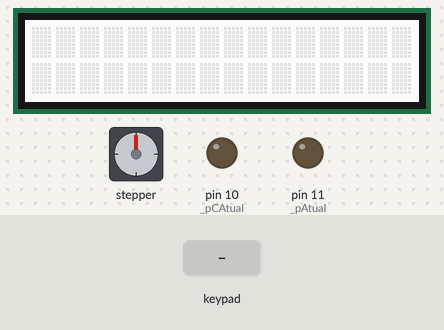
Simulated run of this sketch. Board: Arduino Mega 2560, built with avr-gcc and run on an emulated ATmega2560. Parts: 16×2 character LCD, stepper motor, output pins drawn as LEDs (lit = HIGH). Inputs (shaded band) come from the test bench. Stepper angles assume 4 steps per turn.

Above: at 1.2 s.
1.3 s: key '*' pressed
At 1.9 s:
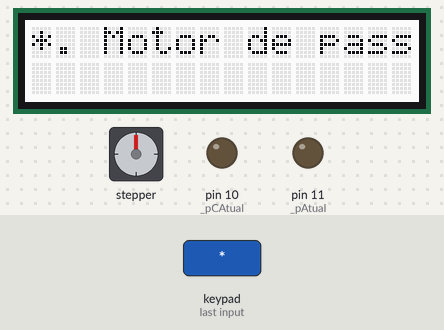
2.8 s: keypad keys 1 3 9 7 2 2 2 2 # pressed 0.4 s apart
At 5.6 s:
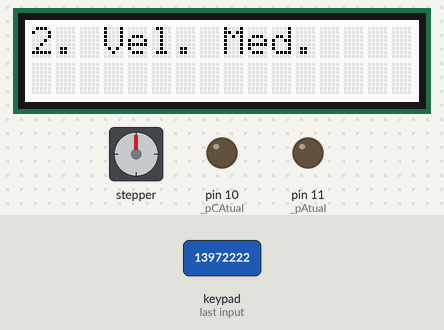
7.9 s: keypad keys 3 5 3 6 3 7 pressed 0.4 s apart
At 10.0 s:
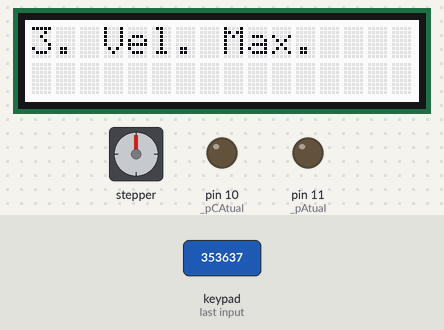
11.8 s: key '4' pressed
At 12.2 s:
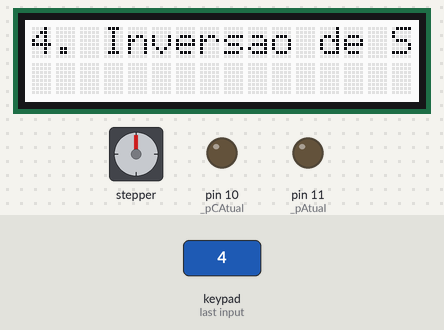
13.3 s: key '0' pressed
At 14.2 s:
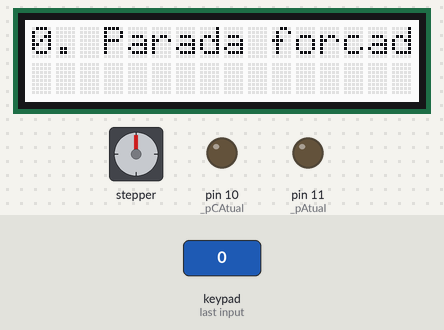
14.8 s: keypad keys 3 4 3 3 3 2 3 1 * pressed 0.4 s apart
At 18.3 s:
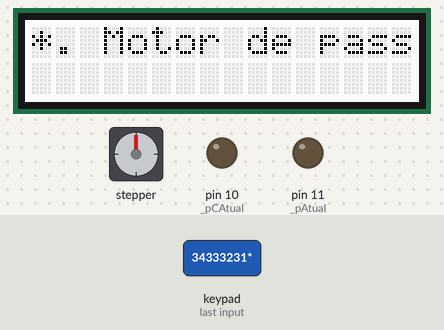
Timing chart, 0 to 19.8 s (numbered marks = the images above; inputs shaded):
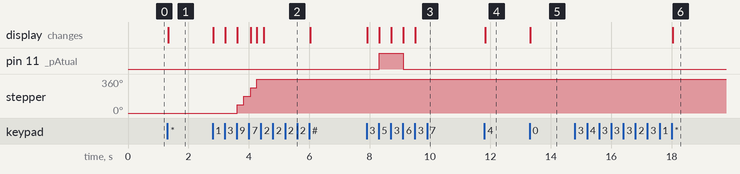

The sketch:

Motores_Arduino.ino
```cpp
/*
 Controle de Motores usando Arduino
 Alunos:  Bruna Zamith      628093
          Vinicius Peixoto  628263
 Professor: Edílson Kato
 */

#include <rgb_lcd.h>
#include <Keypad.h>
#include <Stepper.h>

rgb_lcd lcd;

int _condic[4] = {0,1,2,3};
int _revCondic[4] ={0,-3,-2,-1};
int _graus[4] = {0,90,180,270};

char comando = '0';
boolean _cstep = 0;
boolean _cdc = 0;

const byte rows = 4; //four rows
const byte cols = 3; //three columns
char keys[rows][cols] = { {'1','2','3'},
                          {'4','5','6'},
                          {'7','8','9'},
                          {'*','0','#'}};
byte rowPins[rows] = {34, 33, 32, 31}; //connect to the row pinouts of the keypad
byte colPins[cols] = {35, 36, 37}; //connect to the column pinouts of the keypad
Keypad keypad = Keypad( makeKeymap(keys), rowPins, colPins, rows, cols );

// Motor de passo
const int stepsPerRevolution = 4;
Stepper myStepper(stepsPerRevolution, 50, 51, 52, 53);
int _directionStep = 1;
boolean _runningStep = 0;
int _countStep = 0;

// Motor DC
const int _pHorario = 11;
const int _pAntiHorario = 10;
boolean _runningDC = 0;
int _velDC = 0;
int _pAtual = _pHorario;
int _pCAtual = _pAntiHorario;

// Velocidades
const int _min = 10;
const int _med = 40;
const int _max = 75;
const int _dcmin = 64;
const int _dcmed = 128;
const int _dcmax = 255;


void setup() {
  // Display LCD
   lcd.begin(16, 2);
}

void loop() {
    comando = keypad.getKey();

    if(comando=='0'){
        lcd.clear();
        lcd.print("0. Parada forcada");
        lcd.setCursor(0,0);
        _runningStep = 0;
        _runningDC = 0;
        _cstep = 0;
        _cdc = 0;
        analogWrite(_pAtual,0);
        analogWrite(_pCAtual,0);
    }

    else if(comando =='*'){
        lcd.clear();
        lcd.print("*. Motor de passo selecionado");
        lcd.setCursor(0,0);
        _cstep = !_cstep;
        _cdc = 0;
    }

    else if(comando =='#'){
      lcd.clear();
      lcd.print("#. Motor DC selecionado");
      lcd.setCursor(0,0);
      _cdc = !_cdc;
      _cstep = 0;
    }

    if(_cstep){
      if(comando=='1'){
        lcd.clear();
        lcd.print("1. Vel. Min.");
        lcd.setCursor(0,0);
        myStepper.setSpeed(_min);
      }
      else if(comando=='2'){
        lcd.clear();
        lcd.print("2. Vel. Med.");
        lcd.setCursor(0,0);
        myStepper.setSpeed(_med);
      }
      else if(comando=='3'){
        lcd.clear();
        lcd.print("3. Vel. Max.");
        lcd.setCursor(0,0);
        myStepper.setSpeed(_max);
      }
      else if(comando=='4'){
        lcd.clear();
        lcd.print("4. Inversao de Sentido");
        lcd.setCursor(0,0);
        _directionStep = _directionStep * -1;
        if(_countStep == _condic[0]){
          _countStep = _revCondic[0];
        }
        else if(_countStep == _condic[1]){
          _countStep = _revCondic[1];
        }
        else if(_countStep == _condic[2]){
          _countStep = _revCondic[2];
        }
        else if(_countStep == _condic[3]){
          _countStep = _revCondic[3];
        }
        else if(_countStep == _revCondic[0]){
          _countStep = _condic[0];
        }
        else if(_countStep == _revCondic[1]){
          _countStep = _condic[1];
        }
        else if(_countStep == _revCondic[2]){
          _countStep = _condic[2];
        }
        else if(_countStep == _revCondic[3]){
          _countStep = _condic[3];
        }
      }
      else if(comando=='5'){
        lcd.clear();
        lcd.print("5. Running");
        lcd.setCursor(0,0);
        _runningStep = 1;
      }
      else if(comando=='6'){
        lcd.clear();
        lcd.print("6. Stop");
        lcd.setCursor(0,0);
        _runningStep = 0;
      }
      else if(comando=='7'){
        lcd.clear();
        lcd.print("7. 0 graus");
        lcd.setCursor(0,0);
        if(_directionStep==1){
          while(_countStep!=_condic[0]){
            lcd.clear();
            lcd.print(_countStep);
            lcd.setCursor(0,0);
             myStepper.step(_directionStep);
            _countStep += _directionStep;
            if(_countStep == 4){
              _countStep = 0;
            }
          }
        }
        else if(_directionStep==-1){
          while(_countStep!= _revCondic[0]){
            myStepper.step(_directionStep);
            _countStep += _directionStep;
            if(_countStep == -4){
              _countStep = 0;
            }
          }
        }
        _runningStep = 0;
      }
      else if(comando=='8'){
        lcd.clear();
        lcd.print("8. 90 graus");
        lcd.setCursor(0,0);
        if(_directionStep==1){
          while(_countStep!=_condic[1]){
             myStepper.step(_directionStep);
            _countStep += _directionStep;
            if(_countStep == 4){
              _countStep = 0;
            }
          }
        }
        else if(_directionStep==-1){
          while(_countStep!= _revCondic[1]){
            myStepper.step(_directionStep);
            _countStep += _directionStep;
            if(_countStep == -4){
              _countStep = 0;
            }
          }
        }
        _runningStep = 0;
      }
      else if(comando=='9'){
        lcd.clear();
        lcd.print("9. 180 graus");
        lcd.setCursor(0,0);
        if(_directionStep==1){
          if (_countStep == 2){
            _runningStep = 0;
          }
          else if(_countStep == 1){
            fazStep();
          }
          else if(_countStep == 3){
            fazStep();
            fazStep();
            fazStep();
          }
          else if(_countStep == 0){
            fazStep();
            fazStep();
          }
        }
        else if(_directionStep==-1){
          if (_countStep == -2){
            _runningStep = 0;
          }
          else if(_countStep == -1){
            fazStep();
          }
          else if(_countStep == -3){
            fazStep();
            fazStep();
            fazStep();
          }
          else if(_countStep == 0){
            fazStep();
            fazStep();
          }
        }
        _runningStep = 0;
      }

    if(_runningStep){
      lcd.clear();
      lcd.print(_countStep);
      lcd.setCursor(0,0);
          myStepper.step(_directionStep);
          _countStep += _directionStep;
          if(_countStep == 4 || _countStep == -4){
            _countStep = 0;
          }
      }

    }

    if(_cdc){
      if(comando=='1'){
        lcd.clear();
        lcd.print("1. Vel. Min.");
        lcd.setCursor(0,0);
        _velDC = _dcmin;
      }
      else if(comando=='2'){
        lcd.clear();
        lcd.print("2. Vel. Med.");
        lcd.setCursor(0,0);
        _velDC = _dcmed;
      }
      else if(comando=='3'){
        lcd.clear();
        lcd.print("3. Vel. Max.");
        lcd.setCursor(0,0);
        _velDC = _dcmax;
      }
      else if(comando=='4'){
        lcd.clear();
        lcd.print("4. Inversao de Sentido");
        lcd.setCursor(0,0);
        int temp = _pAtual;
        _pAtual = _pCAtual;
        _pCAtual = temp;
      }
      else if(comando=='5'){
        lcd.clear();
        lcd.print("5. Running");
        lcd.setCursor(0,0);
        _runningDC = 1;
      }
      else if(comando=='6'){
        lcd.clear();
        lcd.print("6. Stop");
        lcd.setCursor(0,0);
        analogWrite(_pAtual,0);
        _runningDC = 0;
      }
       if(_runningDC){
          analogWrite(_pAtual,_velDC);
          analogWrite(_pCAtual,0);
        }
        if(_runningStep){
          myStepper.step(_directionStep);
          _countStep += _directionStep;
          if(_countStep == 4 || _countStep == -4){
            _countStep = 0;
          }
      }
    }

}

void fazStep(){
    myStepper.step(_directionStep);
    _countStep += _directionStep;
    if(_countStep == 4 || _countStep == -4){
      _countStep = 0;
    }
}
```

Measured:
- after the input at 1.3 s, the display: changes at once (image 1)
- after the input at 2.8 s, stepper: turns 360° clockwise in 0.64 s, starting after 0.82 s; the display: first changes at once (image 2 shows a later state)
- after the input at 7.9 s, pin 11 (_pAtual): LOW → HIGH after 0.42 s, → LOW 0.79 s later; the display: changes at once (image 3)
- after the input at 11.8 s, the display: changes at once (image 4)
- after the input at 13.3 s, the display: changes at once (image 5)
- after the input at 14.8 s, the display: changes after 3.2 s (image 6)
